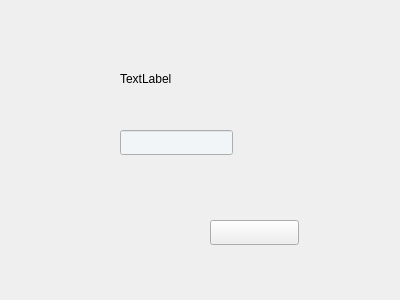
<?xml version="1.0" encoding="UTF-8"?>
<ui version="4.0">
 <class>Lock</class>
 <widget class="QWidget" name="Lock">
  <property name="geometry">
   <rect>
    <x>0</x>
    <y>0</y>
    <width>400</width>
    <height>300</height>
   </rect>
  </property>
  <property name="windowTitle">
   <string>Form</string>
  </property>
  <property name="styleSheet">
   <string notr="true">border-color: rgb(186, 189, 182);</string>
  </property>
  <widget class="QPushButton" name="Com_Lock_btUnlock">
   <property name="geometry">
    <rect>
     <x>210</x>
     <y>220</y>
     <width>89</width>
     <height>25</height>
    </rect>
   </property>
   <property name="text">
    <string/>
   </property>
  </widget>
  <widget class="QLabel" name="Com_Lock_lbUser">
   <property name="geometry">
    <rect>
     <x>120</x>
     <y>70</y>
     <width>67</width>
     <height>17</height>
    </rect>
   </property>
   <property name="text">
    <string>TextLabel</string>
   </property>
  </widget>
  <widget class="QLineEdit" name="Com_LocklePassword">
   <property name="geometry">
    <rect>
     <x>120</x>
     <y>130</y>
     <width>113</width>
     <height>25</height>
    </rect>
   </property>
   <property name="styleSheet">
    <string notr="true">background-color: rgb(241, 245, 247);</string>
   </property>
  </widget>
  <widget class="QLabel" name="Com_Lock_lbMessage">
   <property name="geometry">
    <rect>
     <x>120</x>
     <y>180</y>
     <width>67</width>
     <height>17</height>
    </rect>
   </property>
   <property name="text">
    <string/>
   </property>
  </widget>
  <widget class="QLabel" name="Com_Lock_lbBack">
   <property name="geometry">
    <rect>
     <x>270</x>
     <y>70</y>
     <width>67</width>
     <height>17</height>
    </rect>
   </property>
   <property name="text">
    <string/>
   </property>
  </widget>
  <zorder>Com_Lock_lbBack</zorder>
  <zorder>Com_Lock_btUnlock</zorder>
  <zorder>Com_Lock_lbUser</zorder>
  <zorder>Com_LocklePassword</zorder>
  <zorder>Com_Lock_lbMessage</zorder>
 </widget>
 <resources/>
 <connections/>
</ui>
